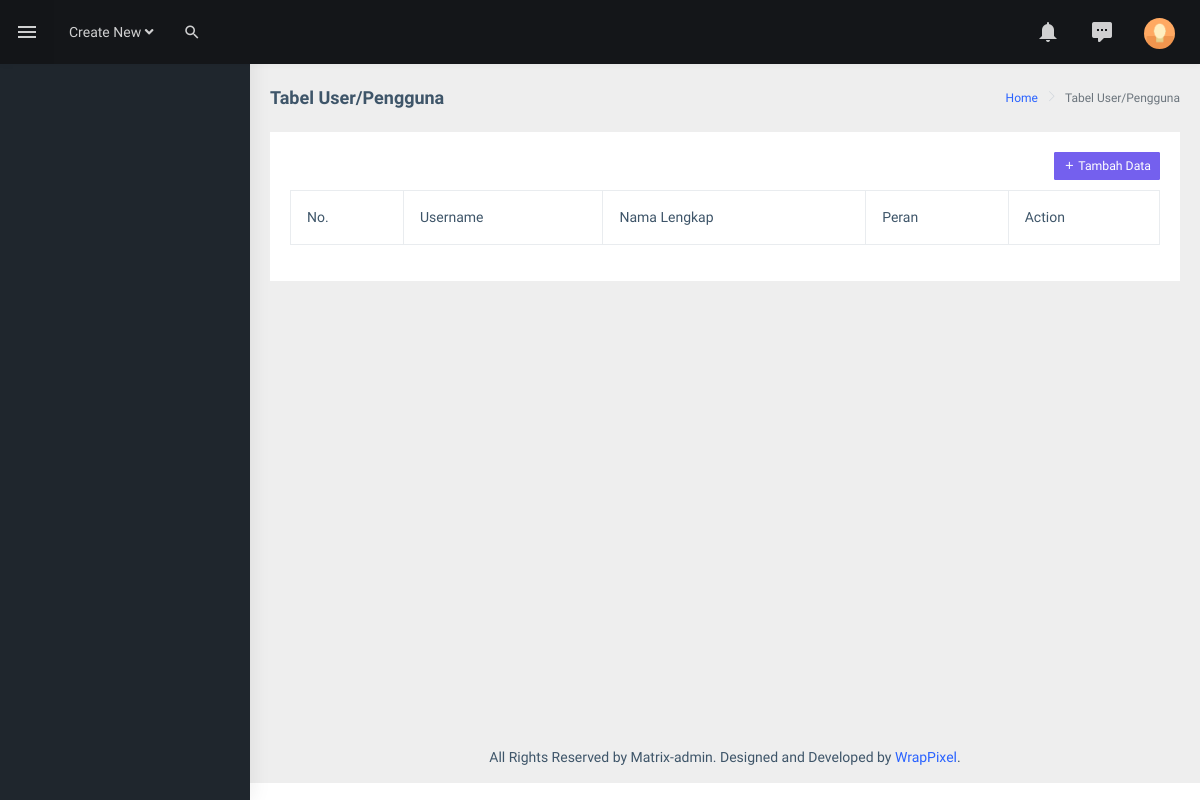
The app's page /admin/user_siswa.php, older data.
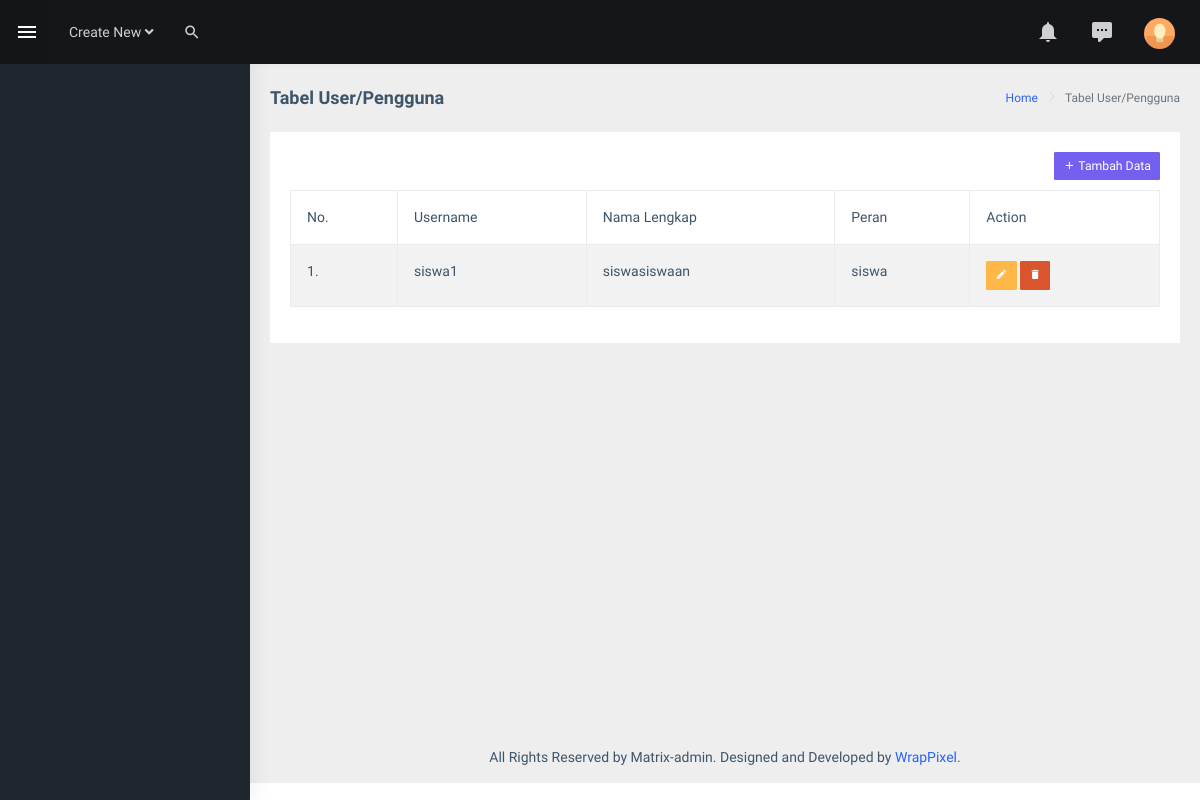
The same page, newer data.
### tables this page shows
CREATE TABLE `tb_user` (
  `id_user` int(11) NOT NULL,
  `username` varchar(50) NOT NULL,
  `password` varchar(80) NOT NULL,
  `nama_lengkap` varchar(50) NOT NULL,
  `peran` enum('admin','petugas','siswa') NOT NULL
);

### admin/user_siswa.php (the view, shortened to what the changed rows need)
<?php
include 'koneksi.php';
?>
<!DOCTYPE html>
<html dir="ltr" lang="en">
  <head>
    <link
      href="assets/libs/fullcalendar/dist/fullcalendar.min.css"
      rel="stylesheet"
    />
    <link href="assets/extra-libs/calendar/calendar.css" rel="stylesheet" />
    <link href="dist/css/style.min.css" rel="stylesheet" />
  </head>
  <body>
    <div
      id="main-wrapper"
      data-layout="vertical"
      data-navbarbg="skin5"
      data-sidebartype="full"
      data-sidebar-position="absolute"
      data-header-position="absolute"
      data-boxed-layout="full"
    >
      <header class="topbar" data-navbarbg="skin5">
        <nav class="navbar top-navbar navbar-expand-md navbar-dark">
          <div
            class="navbar-collapse collapse"
            id="navbarSupportedContent"
            data-navbarbg="skin5"
          >
            <ul class="navbar-nav float-start me-auto">
              <li class="nav-item d-none d-lg-block">
                <a
                  class="nav-link sidebartoggler waves-effect waves-light"
                  href="javascript:void(0)"
                  data-sidebartype="mini-sidebar"
                  ><i class="mdi mdi-menu font-24"></i
                ></a>
              </li>
            </ul>
          </div>
        </nav>
      </header>
      <div class="page-wrapper">
        <div class="container-fluid">
          <div class="row">
            <div class="col-12">
              <div class="card">
                <div class="card-body">
                  <div class="table-responsive">
                    <table
                      id="zero_config"
                      class="table table-striped table-bordered"
                    >
                      <thead>
                        <tr>
                          <th>No.</th>
                          <th>Username</th>
                          <th>Nama Lengkap</th>
                          <th>Peran</th>
                          <th>Action</th>
                        </tr>
                      </thead>
                      <tbody>
                        <?php
                        $no=1;
                        $data = mysqli_query($koneksi, "SELECT * FROM tb_user where  peran ='siswa' ");
                        while ($row = mysqli_fetch_assoc($data)) {
                        ?>
                        <tr>
                          <td><?php echo $no++; ?>.</td>
                          <td><?php echo $row['username']; ?></td>
                          <td><?php echo $row['nama_lengkap']; ?></td>
                          <td><?php echo $row['peran']; ?></td>
                          <td>
                            <a class="btn btn-sm btn-warning" href="" data-bs-toggle="modal" data-bs-target="#usereditModal<?php echo $row['id_user']; ?>"><i class="mdi mdi-pencil"></i></a>
                            <a class="btn btn-sm btn-danger" href="hapususer.php?id=<?php echo $row['id_user']; ?>"><i class="mdi mdi-delete"></i></a>
                          </td>
                        </tr>
                        <?php } ?>
                      </tbody>
                    </table>
                  </div>
                </div>
              </div>
            </div>
          </div>
        </div>
      </div>
    </div>
  </body>
</html>

Row changes from the older to the newer data that the page shows:
added tb_user: username "siswa1", nama_lengkap "siswasiswaan", peran "siswa"
